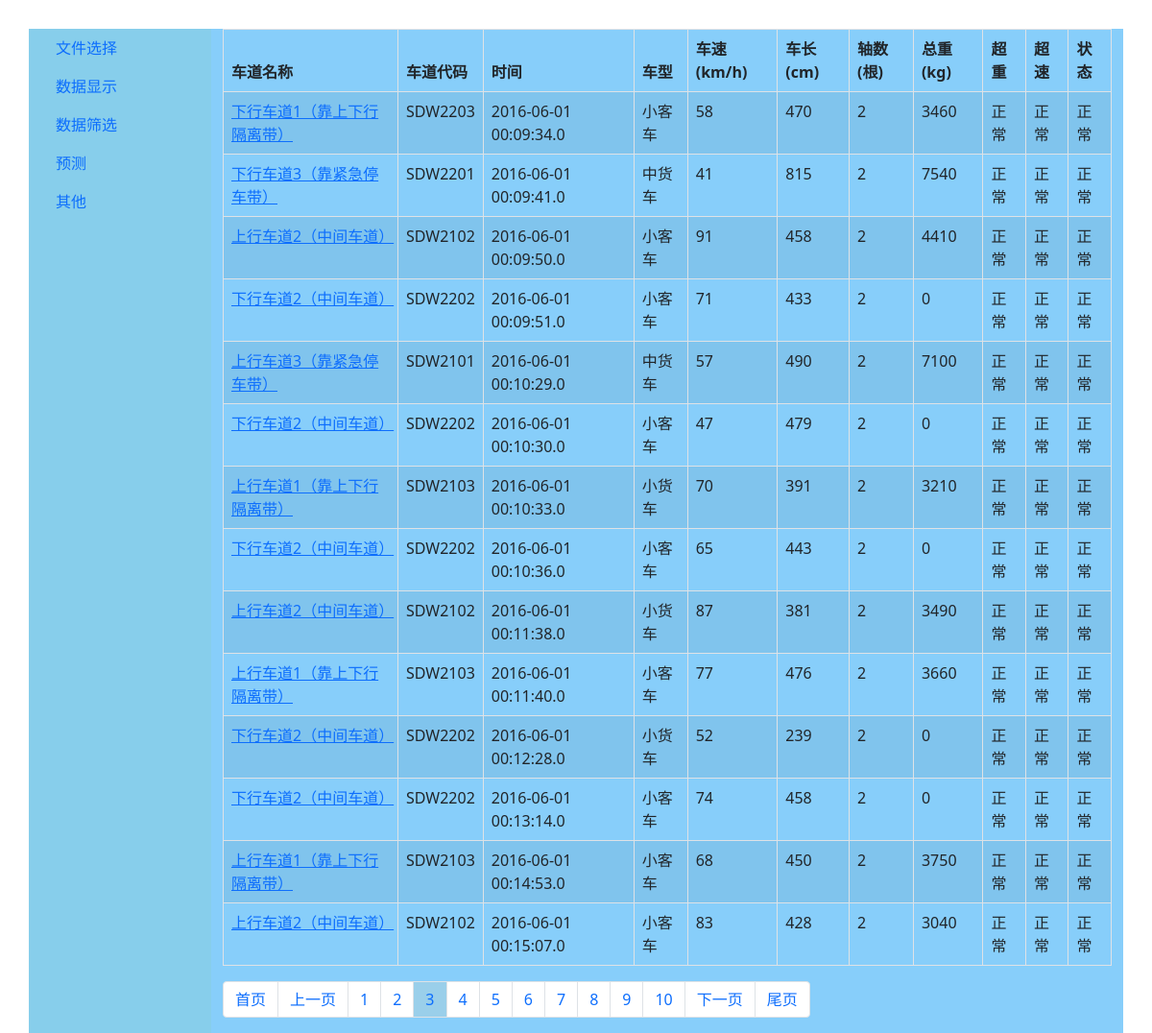
Page /tfp/show/3/ on the committed database.
### trafficflowprediction/models.py (models this page shows)
class CarInfo(models.Model):
    lane_name = models.CharField(max_length=15)
    lane_code = models.CharField(max_length=7)
    time = models.CharField(max_length=22)
    car_type = models.CharField(max_length=3)
    speed = models.PositiveSmallIntegerField()
    car_length = models.PositiveSmallIntegerField()
    axles = models.PositiveSmallIntegerField()
    total_weight = models.PositiveSmallIntegerField()
    axle1_weight = models.PositiveSmallIntegerField()
    axle2_weight = models.PositiveSmallIntegerField()
    axle3_weight = models.PositiveSmallIntegerField()
    axle4_weight = models.PositiveSmallIntegerField()
    axle5_weight = models.PositiveSmallIntegerField()
    axle6_weight = models.PositiveSmallIntegerField()
    axle7_weight = models.PositiveSmallIntegerField()
    axle8_weight = models.PositiveSmallIntegerField()
    axle9_weight = models.PositiveSmallIntegerField()
    axle10_weight = models.PositiveSmallIntegerField()
    overload = models.CharField(max_length=5)
    overspeed = models.CharField(max_length=5)
    state = models.CharField(max_length=5)
    class Meta:
        permissions = ()

### trafficflowprediction/views.py (the view)
# urls.py: path('show/<int:p>/', show, name='show'),
def show(request, p):
    stu_list = CarInfo.objects.all()
    current_page = int(p)
    paginator = CustomerPaginator(current_page, 10, stu_list, 14)
    try:
        posts = paginator.page(current_page)
    except PageNotAnInteger:
        posts = paginator.page(1)
    except EmptyPage:
        posts = paginator.page(paginator.num_pages)
    return render(request, "trafficflowprediction/show.html", {"posts": posts})

### trafficflowprediction/views.py (called while the page is built)
    def pager_num_range(self):
        if self.num_pages < self.per_page_num:
            return range(1, self.num_pages + 1)
        part = int(self.per_page_num / 2)
        if self.current_page <= part:
            return range(1, self.per_page_num + 1)
        if self.current_page + part > self.num_pages:
            return range(self.num_pages - self.per_page_num + 1, self.num_pages + 1)
        return range(self.current_page - part, self.current_page + part + 1)

### trafficflowprediction/templates/trafficflowprediction/show.html (shortened to what this page needs)
{% extends 'trafficflowprediction/base.html' %}
{% block data_content %}
    <table class="table table-bordered table-striped table-hover">
        <thead>
        <tr>
            <th>车道名称</th>
            <th>车道代码</th>
            <th>时间</th>
            <th>车型</th>
            <th>车速(km/h)</th>
            <th>车长(cm)</th>
            <th>轴数(根)</th>
            <th>总重(kg)</th>
            <th>超重</th>
            <th>超速</th>
            <th>状态</th>
        </tr>
        </thead>
        <tbody>
        {% for item in posts %}
            <tr>
                <td><a href="{% url 'trafficflowprediction:detail' item.pk %}">{{ item.lane_name }}</a></td>
                <td>{{ item.lane_code }}</td>
                <td>{{ item.time }}</td>
                <td>{{ item.car_type }}</td>
                <td>{{ item.speed }}</td>
                <td>{{ item.car_length }}</td>
                <td>{{ item.axles }}</td>
                <td>{{ item.total_weight }}</td>
                <td>{{ item.overload }}</td>
                <td>{{ item.overspeed }}</td>
                <td>{{ item.state }}</td>
            </tr>
        {% empty %}
            <tr>
                <td colspan="11">
                    暂无数据
                </td>
            </tr>
        {% endfor %}
        </tbody>
    </table>
    <nav aria-label="Page navigation">
        <ul class="pagination" style="margin-top: 0px">
            <li class="page-item"><a class="page-link" href="{% url 'trafficflowprediction:show' p=1 %}" aria-label="F">
                <span aria-hidden="true">首页</span>
            </a></li>
            {% if posts.has_previous %}
                <li class="page-item"><a class="page-link"
                                         href="{% url 'trafficflowprediction:show' p=posts.previous_page_number %}"
                                         aria-label="Previous">
                    <span aria-hidden="true">上一页</span>
                </a></li>
            {% else %}
                <li class="page-item"><a class="page-link" href="#" aria-label="Previous">
                    <span aria-hidden="true">上一页</span></a>
                </li>
            {% endif %}
            {% for i in posts.paginator.pager_num_range %}
                {% if i == posts.number %}
                    <li class="page-item"><a class="page-link" style="background-color: #9acfea;"
                                             href="{% url 'trafficflowprediction:show' p=i %}">{{ i }}</a></li>
                {% else %}
                    <li class="page-item"><a class="page-link"
                                             href="{% url 'trafficflowprediction:show' p=i %}">{{ i }}</a></li>
                {% endif %}
            {% endfor %}
            {% if posts.has_next %}
                <li class="page-item"><a class="page-link"
                                         href="{% url 'trafficflowprediction:show' p=posts.next_page_number %}"
                                         aria-label="Next">
                    <span aria-hidden="true">下一页</span>
                </a></li>
            {% else %}
                <li class="page-item"><a class="page-link" href="#" aria-label="Next">
                    <span aria-hidden="true">下一页</span>
                </a></li>
            {% endif %}
            <li class="page-item"><a class="page-link"
                                     href="{% url 'trafficflowprediction:show' p=posts.paginator.num_pages %}"
                                     aria-label="Last">
                <span aria-hidden="true">尾页</span>
            </a></li>
        </ul>
    </nav>
{% endblock %}

### rows in the picture
CarInfo: lane_name "下行车道1（靠上下行隔离带）", lane_code "SDW2203", time "2016-06-01 00:09:34.0", car_type "小客车", speed "58", car_length "470", axles "2", total_weight "3460", overload "正常", overspeed "正常", state "正常"
CarInfo: lane_name "下行车道3（靠紧急停车带）", lane_code "SDW2201", time "2016-06-01 00:09:41.0", car_type "中货车", speed "41", car_length "815", axles "2", total_weight "7540", overload "正常", overspeed "正常", state "正常"
CarInfo: lane_name "上行车道2（中间车道）", lane_code "SDW2102", time "2016-06-01 00:09:50.0", car_type "小客车", speed "91", car_length "458", axles "2", total_weight "4410", overload "正常", overspeed "正常", state "正常"
CarInfo: lane_name "下行车道2（中间车道）", lane_code "SDW2202", time "2016-06-01 00:09:51.0", car_type "小客车", speed "71", car_length "433", axles "2", total_weight "0", overload "正常", overspeed "正常", state "正常"
CarInfo: lane_name "上行车道3（靠紧急停车带）", lane_code "SDW2101", time "2016-06-01 00:10:29.0", car_type "中货车", speed "57", car_length "490", axles "2", total_weight "7100", overload "正常", overspeed "正常", state "正常"
CarInfo: lane_name "下行车道2（中间车道）", lane_code "SDW2202", time "2016-06-01 00:10:30.0", car_type "小客车", speed "47", car_length "479", axles "2", total_weight "0", overload "正常", overspeed "正常", state "正常"
CarInfo: lane_name "上行车道1（靠上下行隔离带）", lane_code "SDW2103", time "2016-06-01 00:10:33.0", car_type "小货车", speed "70", car_length "391", axles "2", total_weight "3210", overload "正常", overspeed "正常", state "正常"
CarInfo: lane_name "下行车道2（中间车道）", lane_code "SDW2202", time "2016-06-01 00:10:36.0", car_type "小客车", speed "65", car_length "443", axles "2", total_weight "0", overload "正常", overspeed "正常", state "正常"
CarInfo: lane_name "上行车道2（中间车道）", lane_code "SDW2102", time "2016-06-01 00:11:38.0", car_type "小货车", speed "87", car_length "381", axles "2", total_weight "3490", overload "正常", overspeed "正常", state "正常"
CarInfo: lane_name "上行车道1（靠上下行隔离带）", lane_code "SDW2103", time "2016-06-01 00:11:40.0", car_type "小客车", speed "77", car_length "476", axles "2", total_weight "3660", overload "正常", overspeed "正常", state "正常"
CarInfo: lane_name "下行车道2（中间车道）", lane_code "SDW2202", time "2016-06-01 00:12:28.0", car_type "小货车", speed "52", car_length "239", axles "2", total_weight "0", overload "正常", overspeed "正常", state "正常"
CarInfo: lane_name "下行车道2（中间车道）", lane_code "SDW2202", time "2016-06-01 00:13:14.0", car_type "小客车", speed "74", car_length "458", axles "2", total_weight "0", overload "正常", overspeed "正常", state "正常"
CarInfo: lane_name "上行车道1（靠上下行隔离带）", lane_code "SDW2103", time "2016-06-01 00:14:53.0", car_type "小客车", speed "68", car_length "450", axles "2", total_weight "3750", overload "正常", overspeed "正常", state "正常"
CarInfo: lane_name "上行车道2（中间车道）", lane_code "SDW2102", time "2016-06-01 00:15:07.0", car_type "小客车", speed "83", car_length "428", axles "2", total_weight "3040", overload "正常", overspeed "正常", state "正常"

### other values in the picture
{{ i }} "1" "2" "4" "5" "6" "7" "8" "9" "10"
{{ i }} "3"
